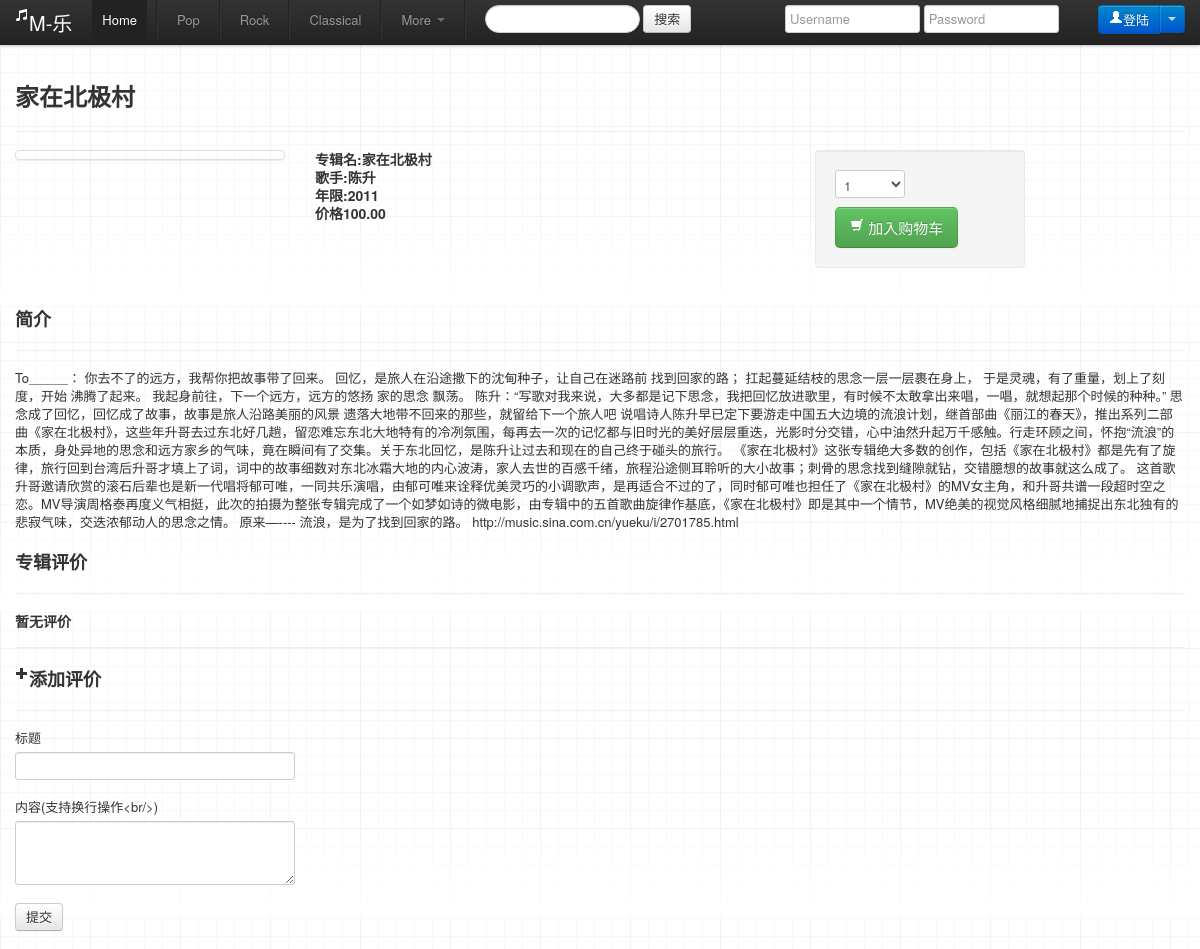
The page /album/151/ on the database its author committed.
### album/models.py (models this page shows, shortened)
class Album(models.Model):
    title = models.CharField(max_length=50, verbose_name='标题')
    description = models.TextField(max_length=512, verbose_name='简介')
    pic=models.FileField(upload_to='upload', verbose_name='封面')
    for_sale=models.BooleanField(default=True, verbose_name='是否销售')
    price=models.DecimalField(max_digits=5, decimal_places=2,
                                        verbose_name='价格')
    active=models.BooleanField(default=True)
    amount=models.IntegerField(verbose_name='数量')
    singer=models.CharField(max_length=50, verbose_name='歌手')
    year=models.IntegerField(max_length=4, verbose_name='年')
    genre=models.ForeignKey('Genre', verbose_name='风格')
    isbn=models.CharField(max_length=30)
    company=models.CharField(max_length=30, verbose_name='发行方')
    create_date=models.DateField(auto_now_add=True)
    modify_date=models.DateField(auto_now=True)
    store=models.ForeignKey(Store, blank=True)
    class Meta:
        verbose_name_plural = "专辑"

### album/views.py (the view, shortened to what this page needs)
# urls.py: url(r'^(?P<album_id>\d+)/$', albumdetailview),
def albumdetailview(request, album_id):
    try:
        album=Album.objects.get(id=album_id)
    except Album.DoesNotExist:
        raise Http404
    buy=False
    return render_to_response('album_detail.html', {
        'album': album,
        'buy': buy,
        }, context_instance=RequestContext(request))

### music/templates/album_detail.html (shortened to what this page needs)
{% extends "base.html" %}
{% block content %}
<header class="jumbotron subhead page-header" id="overview">
  <h2>{{ album.title }}</h2>
</header>
<div class="row">
<div class="span3">
 <a href="#" class="thumbnail">
    </a>
</div>
<div class="span5">
<h4>专辑名:{{ album.title }}</h4>
<h4>歌手:{{ album.singer }}</h4>
<h4>年限:{{ album.year }}</h4>
<h4>价格{{ album.price }}</h4>
</div>
<div id="addtocart"class="well span2 pull-right">
<select name="amount" id="amount" class="span1" onchange="Change(this)">
<option value="1" selected>1</option>
</select>
<a class="btn btn-large btn-success" id="cart" href="/cart/add/{{album.id}}/?"><i class="icon-shopping-cart icon-white"></i> 加入购物车</a>
</div>
</div>
<div id="desciption">
<div class="page-header">
  <h3>简介</h3>
</div>
{{ album.description|safe}}
<div class="page-header">
  <h3>专辑评价</h3>
</div>
{% if album.comment_set.all %}
{% for comment in album.comment_set.all %}
<div id="comment">
<div class="page-header">
  <h4> <i class="icon-comment"></i>{{comment.title}} </h4>
{{comment.create_time}}<br/>
{{comment.content|safe}}<br/>
来自于:{{comment.user.username}}
</div>
</div>
{% endfor comment_list %}
{% else %}
<div class="page-header">
  <h4>暂无评价</h4>
</div>
{% endif %}
<div id ="addcomment">
<div class="page-header">
 <h3> <i class="icon-plus"></i>添加评价</h3>
</div>
<form id="" method="post" action="/comment/add/" class="horizontal">{% csrf_token %}
<fieldset>
    <div class="control-group">
      <label class="control-label" for="input01">标题</label>
      <div class="controls">
        <input type="text" class="input-xlarge" id="input01" name="title">
      </div>
    </div>
          <div class="control-group">
            <label class="control-label" for="textarea">内容(支持换行操作&ltbr/>)</label>
            <div class="controls">
              <textarea class="input-xlarge" id="textarea" rows="3" name="content"></textarea>
            </div>
          </div>
  </fieldset>
<button type="submit" class="btn">提交</button>
</form>
{% endblock content %}

### rows shown on the page
Album: title "家在北极村", singer "陈升", year "2011", price "100.00", description "To＿＿＿： 你去不了的远方，我帮你把故事带了回来。 回忆，是旅人在沿途撒下的沈甸种子，让自己在迷路前 找到回家的路； 扛起蔓延结枝的思念一层一层裹在身上， 于是灵魂，有了重量，划上了刻度，开始 沸腾了起来。 我起身前往，下一个远方，远方的悠扬 家的思念 飘荡。 陈升：“写歌对我来说，大多都是记下思念，我把回忆放进歌里，有时候不太敢拿出来唱，一唱，就想起那个时候的种种。” 思念成了回忆，回忆成了故事，故事是旅人沿路美丽的风景 遗落大地带不回来的那些，就留给下一个旅人吧 说唱诗人陈升早已定下要游走中国五大边境的流浪计划，继首部曲《丽江的春天》，推出系列二部曲《家在北极村》，这些年升哥去过东北好几趟，留恋难忘东北大地特有的冷冽氛围，每再去一次的记忆都与旧时光的美好层层重迭，光影时分交错，心中油然升起万千感触。行走环顾之间，怀抱“流浪”的本质，身处异地的思念和远方家乡的气味，竟在瞬间有了交集。关于东北回忆，是陈升让过去和现在的自己终于碰头的旅行。 《家在北极村》这张专辑绝大多数的创作，包括《家在北极村》都是先有了旋律，旅行回到台湾后升哥才填上了词，词中的故事细数对东北冰霜大地的内心波涛，家人去世的百感千绪，旅程沿途侧耳聆听的大小故事；刺骨的思念找到缝隙就钻，交错臆想的故事就这么成了。…"
